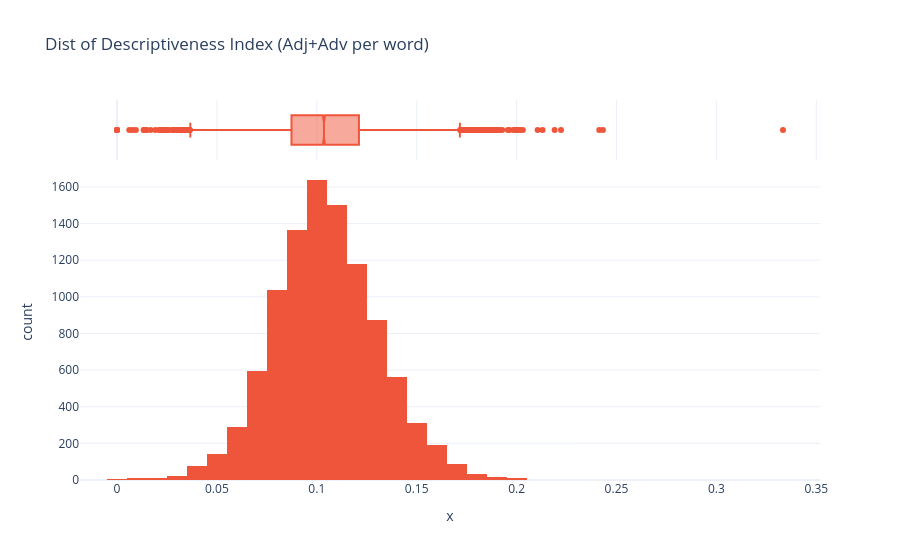

This figure's notebook cell:
### Markdown cell above
- Verb to Noun ratio is right-skewed normally distributed[skew = 0.91, kurtosis = 2.43].
- Most articles have around 1.5 noun to verb ratio. On average, articles are more descriptive than action oriented.

### Code cell
## C] Fluff index - descriptiveness
fig3 = px.histogram(
    x = descriptiveness, nbins = 50,
    marginal='box',
    title = "Dist of Descriptiveness Index (Adj+Adv per word)",
    labels = {'descriptiveness': 'Descriptiveness Index'},
    template='plotly_white',
    color_discrete_sequence=['#EF553B']
)
fig3.show()

### Figure 1 — Plotly figure (JSON) as saved in the notebook; plotly's stock layout.template omitted (floating-point values rounded to 4 significant figures; data arrays with more than 128 entries replaced by an {"elided": "..."} marker saying what was removed)
{"data": [{"bingroup": "x", "hovertemplate": "x=%{x}<br>count=%{y}<extra></extra>", "legendgroup": "", "marker": {"color": "#EF553B", "pattern": {"shape": ""}}, "name": "", "nbinsx": 50, "orientation": "v", "showlegend": false, "type": "histogram", "x": {"elided": "9963 float values"}, "xaxis": "x", "yaxis": "y"}, {"hovertemplate": "x=%{x}<extra></extra>", "legendgroup": "", "marker": {"color": "#EF553B"}, "name": "", "notched": true, "showlegend": false, "type": "box", "x": {"elided": "9963 float values"}, "xaxis": "x2", "yaxis": "y2"}], "layout": {"barmode": "relative", "legend": {"tracegroupgap": 0}, "title": {"text": "Dist of Descriptiveness Index (Adj+Adv per word)"}, "xaxis": {"anchor": "y", "domain": [0, 1], "title": {"text": "x"}}, "xaxis2": {"anchor": "y2", "domain": [0, 1], "matches": "x", "showgrid": true, "showticklabels": false}, "yaxis": {"anchor": "x", "domain": [0, 0.8316], "title": {"text": "count"}}, "yaxis2": {"anchor": "x2", "domain": [0.8416, 1], "matches": "y2", "showgrid": false, "showline": false, "showticklabels": false, "ticks": ""}}}
